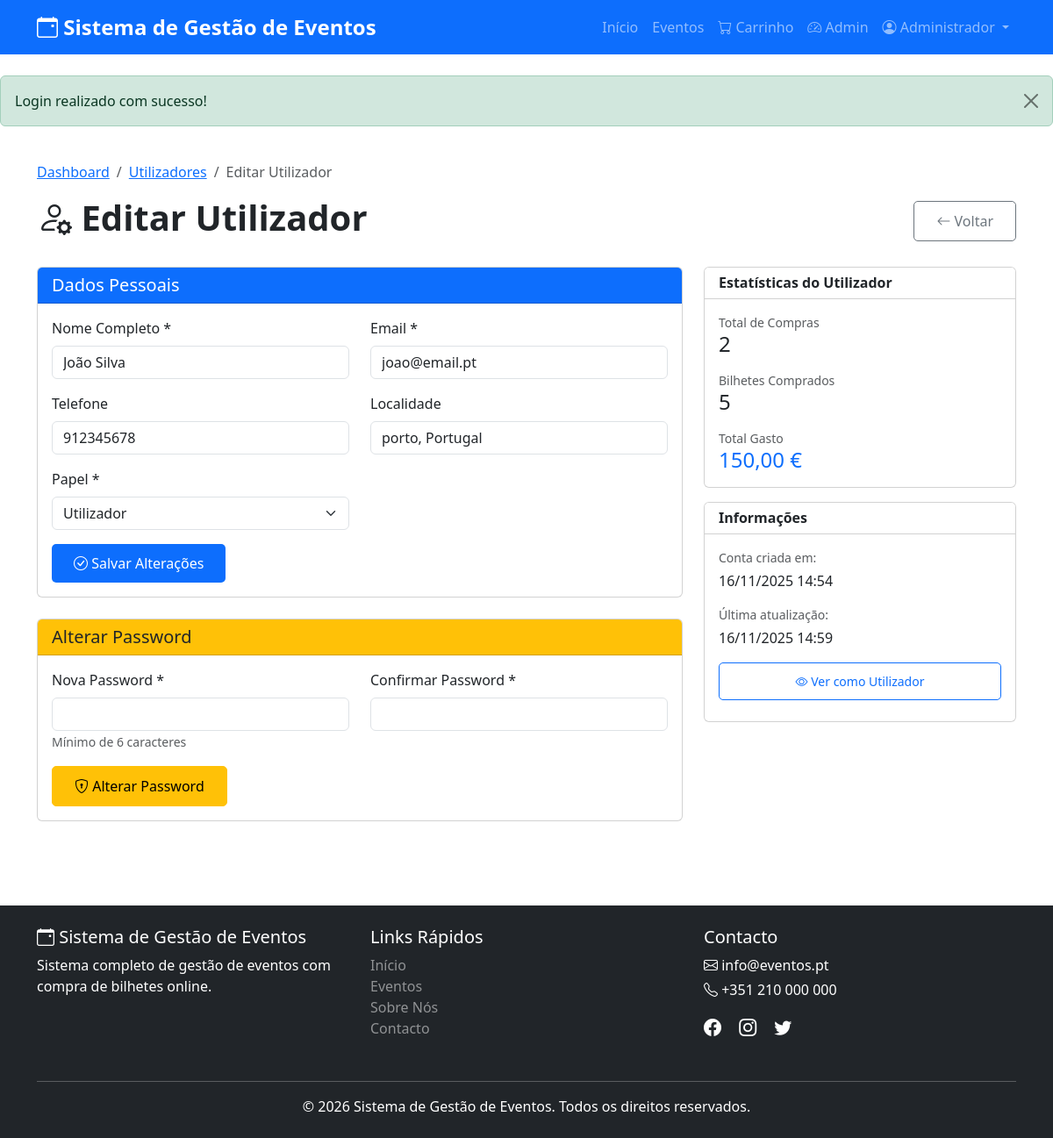
/admin/user_edit.php?id=2 (signed in), run on the app's committed database.
### tables this page shows
CREATE TABLE `users` (
  `id` int(11) NOT NULL,
  `name` varchar(100) NOT NULL,
  `email` varchar(100) NOT NULL,
  `password` varchar(255) NOT NULL,
  `phone` varchar(20) DEFAULT NULL,
  `address` text DEFAULT NULL,
  `role` enum('admin','user') DEFAULT 'user',
  `created_at` timestamp NOT NULL DEFAULT current_timestamp(),
  `updated_at` timestamp NOT NULL DEFAULT current_timestamp() ON UPDATE current_timestamp()
);

### admin/user_edit.php (the view, shortened to what this page needs)
<?php
require_once '../config.php';
$user_id = (int)$_GET['id'];
$stmt = $conn->prepare("SELECT * FROM users WHERE id = ?");
$stmt->execute([$user_id]);
$user = $stmt->fetch();
$stmt = $conn->prepare("
    SELECT
        COUNT(*) as total_purchases,
        SUM(total_price) as total_spent,
        SUM(quantity) as total_tickets
    FROM purchases
    WHERE user_id = ?
");
$stmt->execute([$user_id]);
$user_stats = $stmt->fetch();
include '../includes/header.php';
?>
<div class="container py-4">
    <nav aria-label="breadcrumb">
        <ol class="breadcrumb">
            <li class="breadcrumb-item"><a href="index.php">Dashboard</a></li>
            <li class="breadcrumb-item"><a href="users.php">Utilizadores</a></li>
            <li class="breadcrumb-item active">Editar Utilizador</li>
        </ol>
    </nav>
    <div class="d-flex justify-content-between align-items-center mb-4">
        <h1 class="fw-bold"><i class="bi bi-person-gear"></i> Editar Utilizador</h1>
        <a href="users.php" class="btn btn-outline-secondary">
            <i class="bi bi-arrow-left"></i> Voltar
        </a>
    </div>
    <div class="row">
        <div class="col-lg-8">
            <div class="card mb-4">
                <div class="card-header bg-primary text-white">
                    <h5 class="mb-0">Dados Pessoais</h5>
                </div>
                <div class="card-body">
                    <form method="POST" action="" class="needs-validation" novalidate>
                        <div class="row">
                            <div class="col-md-6 mb-3">
                                <label for="name" class="form-label">Nome Completo *</label>
                                <input type="text" class="form-control" id="name" name="name"
                                    value="<?php echo htmlspecialchars($user['name']); ?>" required>
                            </div>
                            <div class="col-md-6 mb-3">
                                <label for="email" class="form-label">Email *</label>
                                <input type="email" class="form-control" id="email" name="email"
                                    value="<?php echo htmlspecialchars($user['email']); ?>" required>
                            </div>
                            <div class="col-md-6 mb-3">
                                <label for="phone" class="form-label">Telefone</label>
                                <input type="tel" class="form-control" id="phone" name="phone"
                                    value="<?php echo htmlspecialchars($user['phone']); ?>">
                            </div>
                            <div class="col-md-6 mb-3">
                                <label for="address" class="form-label">Localidade</label>
                                <input type="text" class="form-control" id="address" name="address"
                                    value="<?php echo htmlspecialchars($user['address']); ?>">
                            </div>
                            <div class="col-md-6 mb-3">
                                <label for="role" class="form-label">Papel *</label>
                                <select class="form-select" id="role" name="role" required>
                                    <option value="user" <?php echo $user['role'] == 'user' ? 'selected' : ''; ?>>Utilizador</option>
                                </select>
                            </div>
                        </div>
                        <button type="submit" name="update_user" class="btn btn-primary">
                            <i class="bi bi-check-circle"></i> Salvar Alterações
                        </button>
                    </form>
                </div>
            </div>
            <div class="card">
                <div class="card-header bg-warning text-dark">
                    <h5 class="mb-0">Alterar Password</h5>
                </div>
                <div class="card-body">
                    <form method="POST" action="" class="needs-validation" novalidate>
                        <div class="row">
                            <div class="col-md-6 mb-3">
                                <label for="new_password" class="form-label">Nova Password *</label>
                                <input type="password" class="form-control" id="new_password" name="new_password"
                                    minlength="6" required>
                                <small class="text-muted">Mínimo de 6 caracteres</small>
                            </div>
                            <div class="col-md-6 mb-3">
                                <label for="confirm_password" class="form-label">Confirmar Password *</label>
                                <input type="password" class="form-control" id="confirm_password" name="confirm_password"
                                    minlength="6" required>
                            </div>
                        </div>
                        <button type="submit" name="change_password" class="btn btn-warning">
                            <i class="bi bi-shield-lock"></i> Alterar Password
                        </button>
                    </form>
                </div>
            </div>
        </div>
        <div class="col-lg-4">
            <div class="card mb-3">
                <div class="card-header bg-white">
                    <h6 class="mb-0 fw-bold">Estatísticas do Utilizador</h6>
                </div>
                <div class="card-body">
                    <div class="mb-3">
                        <small class="text-muted d-block">Total de Compras</small>
                        <h4 class="mb-0"><?php echo $user_stats['total_purchases'] ?? 0; ?></h4>
                    </div>
                    <div class="mb-3">
                        <small class="text-muted d-block">Bilhetes Comprados</small>
                        <h4 class="mb-0"><?php echo $user_stats['total_tickets'] ?? 0; ?></h4>
                    </div>
                    <div>
                        <small class="text-muted d-block">Total Gasto</small>
                        <h4 class="mb-0 text-primary"><?php echo formatPrice($user_stats['total_spent'] ?? 0); ?></h4>
                    </div>
                </div>
            </div>
            <div class="card">
                <div class="card-header bg-white">
                    <h6 class="mb-0 fw-bold">Informações</h6>
                </div>
                <div class="card-body">
                    <small class="text-muted d-block mb-1">Conta criada em:</small>
                    <p class="mb-3"><?php echo date('d/m/Y H:i', strtotime($user['created_at'])); ?></p>
                    <small class="text-muted d-block mb-1">Última atualização:</small>
                    <p class="mb-3"><?php echo date('d/m/Y H:i', strtotime($user['updated_at'])); ?></p>
                    <a href="../profile.php" class="btn btn-sm btn-outline-primary w-100 mb-2" target="_blank">
                        <i class="bi bi-eye"></i> Ver como Utilizador
                    </a>
                </div>
            </div>
        </div>
    </div>
</div>
<?php include '../includes/footer.php'; ?>

### assets/css/style.css (style rules this page uses)
:root { --primary-color: #0d6efd; --secondary-color: #6c757d; --success-color: #198754; --danger-color: #dc3545; --warning-color: #ffc107; }
body { min-height: 100vh; display: flex; flex-direction: column; font-family: "Segoe UI", Tahoma, Geneva, Verdana, sans-serif; }
.btn { padding: 10px 25px; border-radius: 5px; font-weight: 500; }
.btn-primary { background: var(--primary-color); border: none; }

### data on the page
users: name "João Silva", email "joao@email.pt", phone "912345678", address "porto, Portugal", role "Utilizador", created_at "16/11/2025 14:54", updated_at "16/11/2025 14:59"

### other printed values
SITE_NAME "Sistema de Gestão de Eventos"
$_SESSION['user_name'] "Administrador"
$alert['message'] "Login realizado com sucesso!"
$user_stats['total_purchases'] "2"
$user_stats['total_tickets'] "5"
formatPrice($user_stats['total_spent'] ?? 0) "150,00 €"
